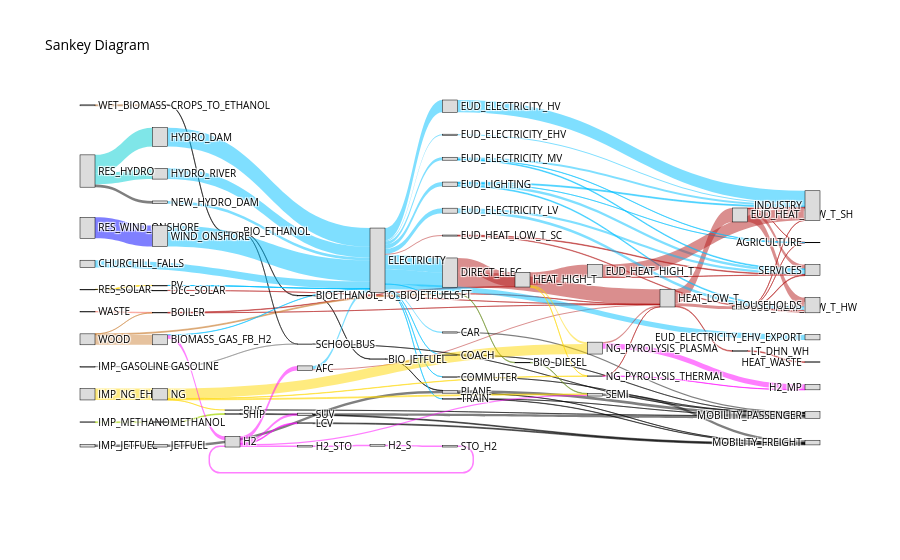

Notebook code cell kept with this figure:
### Code cell
results_wo_peaks_2050_carboneutre_limite_CC_HQ = run_model(energyscope_2050_carboneutre_wo_peaks_limite_CC_HQ,apply_postprocessing=True)
plot_sankey(results_wo_peaks_2050_carboneutre_limite_CC_HQ)
